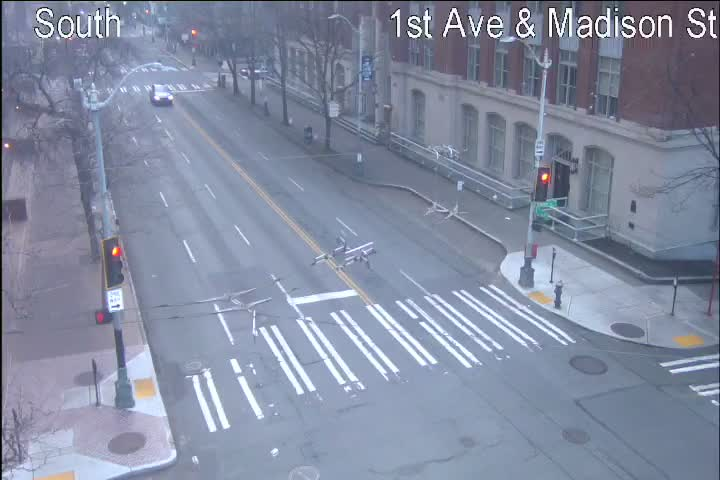
#> input picture roi_labeler/images/1st_Ave__Madison_St.jpg, 720 x 480 px; its folder holds only this picture in this run
$ python roi_labeler.py
#> lines starting #> are read from the running program, lines starting #| are printed output that depends on the picture; after the words box and inside, x2 and y2 are one past the last pixel; in counts of white or black regions, pixels touching at a corner belong together
import cv2
import json
import numpy as np
import os
import glob

# Constants
MAX_DISPLAY_WIDTH = 1280
MAX_DISPLAY_HEIGHT = 720
IMAGES_DIR = os.path.join(os.path.dirname(__file__), "images")
OUTPUT_FILE = os.path.join(os.path.dirname(__file__), "road_rois.json")

# Global state
current_image_path = ""
original_image = None
display_image = None
clone_display_image = None
image_for_drawing = None
scaling_factor = 1.0
current_points = []
current_rois = {} # ROIs for the current image
all_rois = {} # All ROIs loaded from file + current session

def load_rois():
    global all_rois
    if os.path.exists(OUTPUT_FILE):
        with open(OUTPUT_FILE, "r") as f:
#> (reads roi_labeler/road_rois.json from the repository)
            try:
                all_rois = json.load(f)
                print(f"Loaded {len(all_rois)} existing camera configs.")
            except json.JSONDecodeError:
                print("Error reading existing ROI file. Starting fresh.")
                all_rois = {}

def save_rois():
    with open(OUTPUT_FILE, "w") as f:
        json.dump(all_rois, f, indent=4)
    print(f"Saved ROIs to '{OUTPUT_FILE}'")

def scale_point_to_original(x_display, y_display):
    return (int(x_display / scaling_factor), int(y_display / scaling_factor))

def scale_point_to_display(x_original, y_original):
    return (int(x_original * scaling_factor), int(y_original * scaling_factor))

def redraw_current_drawing_state():
    global image_for_drawing
    image_for_drawing = clone_display_image.copy()

    # Redraw all saved ROIs for this image (scaled)
    for name, points in current_rois.items():
        if len(points) > 2:
            display_points = [scale_point_to_display(p[0], p[1]) for p in points]
            pts = np.array(display_points, np.int32).reshape((-1, 1, 2))
            cv2.polylines(image_for_drawing, [pts], True, (255, 0, 0), 2)
            if display_points:
                cv2.putText(image_for_drawing, name, (display_points[0][0], display_points[0][1] - 10),
                           cv2.FONT_HERSHEY_SIMPLEX, 0.5, (255, 0, 0), 2)

    # Redraw current points being drawn (green)
    if len(current_points) > 0:
        for i, p_orig in enumerate(current_points):
            p_display_x, p_display_y = scale_point_to_display(p_orig[0], p_orig[1])
            cv2.circle(image_for_drawing, (p_display_x, p_display_y), 5, (0, 255, 0), -1)
            if i > 0:
                prev_p_orig = current_points[i - 1]
                prev_p_display_x, prev_p_display_y = scale_point_to_display(prev_p_orig[0], prev_p_orig[1])
                cv2.line(image_for_drawing, (prev_p_display_x, prev_p_display_y),
                         (p_display_x, p_display_y), (0, 255, 0), 2)

    cv2.imshow("ROI Labeler", image_for_drawing)

def click_event(event, x, y, flags, param):
    global current_points
    if event == cv2.EVENT_LBUTTONDOWN:
        original_x, original_y = scale_point_to_original(x, y)
        current_points.append((original_x, original_y))
        redraw_current_drawing_state()

def process_image(image_file):
    global original_image, display_image, clone_display_image, image_for_drawing, scaling_factor, current_points, current_rois, current_image_path

    current_image_path = image_file
    camera_name = os.path.splitext(os.path.basename(image_file))[0]
    print(f"\nProcessing: {camera_name}")

    original_image = cv2.imread(image_file)
#> original_image is the input picture: shape (480, 720, 3); mean B, G, R 161, 139.6, 131.2
    if original_image is None:
        print(f"Could not load {image_file}")
        return

    # Load existing ROIs for this camera if any
    current_rois = all_rois.get(camera_name, {})
    current_points = []

    # Scaling
    (h, w) = original_image.shape[:2]
#> h = 480; w = 720
    scaling_factor = 1.0
    if w > MAX_DISPLAY_WIDTH or h > MAX_DISPLAY_HEIGHT:
        scale_w = MAX_DISPLAY_WIDTH / w
        scale_h = MAX_DISPLAY_HEIGHT / h
        scaling_factor = min(scale_w, scale_h)

    display_image = cv2.resize(original_image, None, fx=scaling_factor, fy=scaling_factor, interpolation=cv2.INTER_AREA)
    clone_display_image = display_image.copy()
    image_for_drawing = display_image.copy()

    cv2.namedWindow("ROI Labeler")
    cv2.setMouseCallback("ROI Labeler", click_event)

    redraw_current_drawing_state()
#> after the loop in redraw_current_drawing_state, `for name, points in current_rois.items():`:
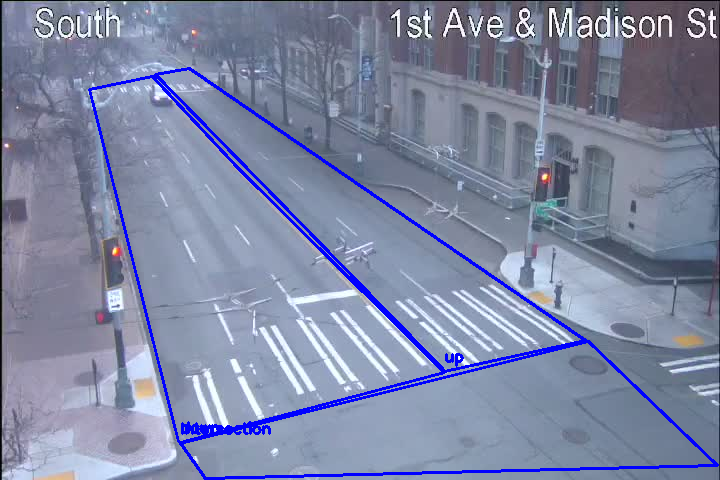
#> image_for_drawing: shape (480, 720, 3); 3.06% of pixels changed, all inside (x1, y1, x2, y2) = (88, 67, 719, 480)

    print("  Controls:")
    print("  [Enter]: Start new ROI (will ask for name)")
    print("  [n]: Finish current ROI")
    print("  [z]: Undo last point")
    print("  [s]: Save and Next Image")
    print("  [q]: Quit")

    while True:
        key = cv2.waitKey(1) & 0xFF
#> (key q is pressed here)

        if key == 13: # Enter
            roi_name = input("  Enter ROI name (e.g., 'Lane 1', 'Northbound'): ").strip()
            if roi_name:
                print(f"  Drawing ROI: {roi_name}")
                current_points = []
                # Temporarily store name to associate when 'n' is pressed
                # But simple approach: just start drawing, 'n' saves to this name
                # We need to store the name somewhere. Let's use a global or just ask after drawing?
                # Better: Ask BEFORE drawing as per original script logic, but let's stick to the flow.
                # Actually, original script asked name then cleared points.
                # Let's follow: Enter -> Name -> Draw -> 'n' to save.

                # To support multiple ROIs per image, we need to know which one we are drawing.
                # Let's simplify:
                # 1. User clicks points.
                # 2. User presses 'n'.
                # 3. System asks for name.
                pass # Logic handled in 'n'

        elif key == ord('n'):
            if len(current_points) > 2:
                roi_name = input("  Enter name for this ROI: ").strip()
                if roi_name:
                    current_rois[roi_name] = current_points.copy()
                    print(f"  Added ROI: {roi_name}")
                    current_points = []
                    redraw_current_drawing_state()
                else:
                    print("  Name required. ROI not saved.")
            else:
                print("  Need at least 3 points.")

        elif key == ord('z'):
            if current_points:
                current_points.pop()
                redraw_current_drawing_state()

        elif key == ord('s'): # Save and Next
            all_rois[camera_name] = current_rois
            save_rois()
            return True # Continue to next image

        elif key == ord('q'): # Quit
            all_rois[camera_name] = current_rois
            save_rois()
            return False # Stop processing

def main():
    load_rois()

    if not os.path.exists(IMAGES_DIR):
        print(f"Images directory not found: {IMAGES_DIR}")
        return

    image_files = glob.glob(os.path.join(IMAGES_DIR, "*.jpg"))
    image_files.sort()

    if not image_files:
        print("No images found to label.")
        return

    print(f"Found {len(image_files)} images.")

    for img_file in image_files:
        if not process_image(img_file):
            break

    cv2.destroyAllWindows()
    print("Done.")

if __name__ == "__main__":
    main()
